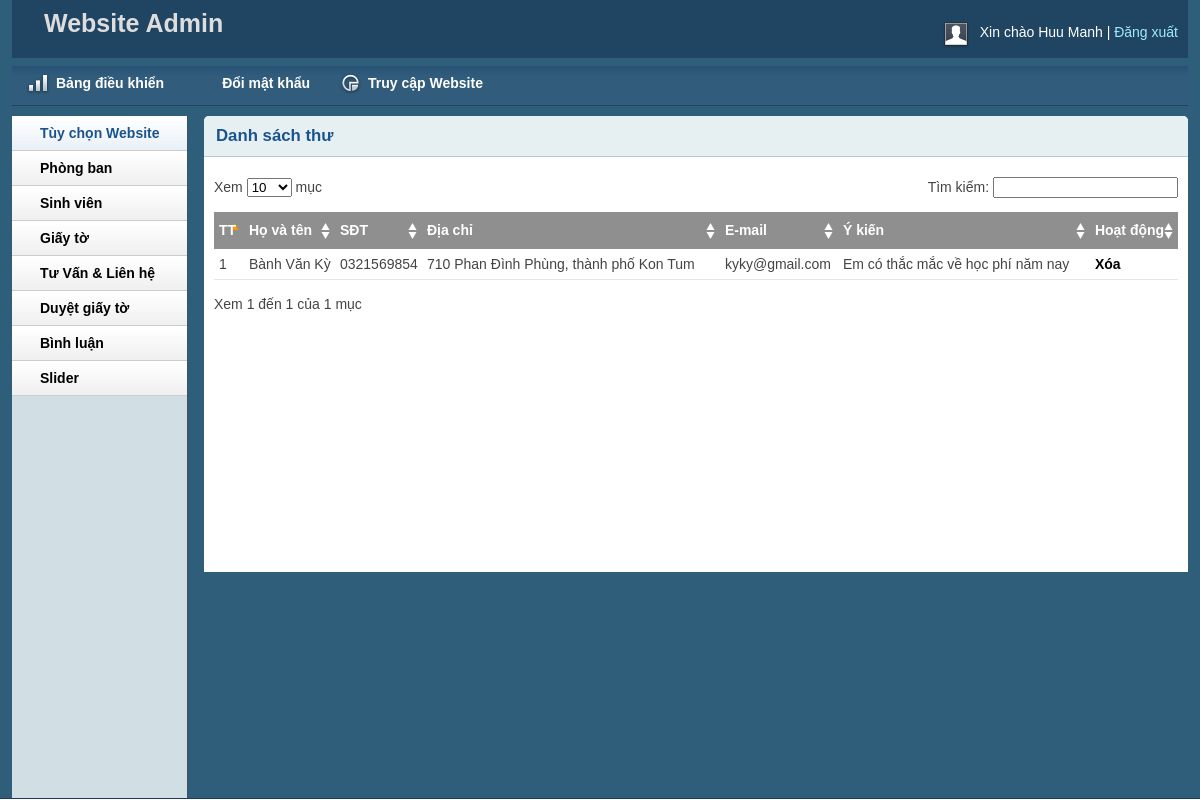
The page /admin/contactlist.php (signed in) on the database its author committed.
### tables this page shows
CREATE TABLE IF NOT EXISTS `tbl_contact` (
`ct_Id` int(11) NOT NULL,
  `ct_Name` varchar(255) NOT NULL,
  `ct_Phone` varchar(255) NOT NULL,
  `ct_Email` varchar(255) NOT NULL,
  `ct_Address` varchar(255) NOT NULL,
  `ct_Inbox` varchar(500) NOT NULL
);

### lib/database.php (called while the page is built, shortened)
<?php
Class Database{
   public $host   = DB_HOST;
   public $user   = DB_USER;
   public $pass   = DB_PASS;
   public $dbname = DB_NAME;
   public $link;
private function connectDB(){
   $this->link = new mysqli($this->host, $this->user, $this->pass,
    $this->dbname);
 }
public function select($query){
  $result = $this->link->query($query) or
   die($this->link->error.__LINE__);
  if($result->num_rows > 0){
    return $result;
  } else {
    return false;
  }
 }
}

### classes/contact.php (called while the page is built, shortened)
<?php
    $filepath = realpath(dirname(__FILE__));
    include_once ($filepath.'/../lib/database.php');
?>
<?php
class contact
{
    private $db;
    function __construct()
    {
            $this->db = new Database();
    }
        public function show_contact(){
            $query = "SELECT * FROM tbl_contact order by ct_Id desc";
            $result = $this->db->select($query);
            return $result;
        }
}
?>

### admin/contactlist.php (the view, shortened to what this page needs)
<?php include 'inc/header.php';?>
<?php include 'inc/sidebar.php';?>
<?php
    include ('../classes/contact.php');
?>
<div class="grid_10">
    <div class="box round first grid">
        <h2>Danh sách thư</h2>
        <div class="block">
            <table class="display datatable" id="example">
                    <thead id="thead">
                        <tr>
                            <th>TT</th>
                            <th>Họ và tên</th>
                            <th>SĐT</th>
                            <th>Địa chỉ</th>
                            <th>E-mail</th>
                            <th>Ý kiến</th>
                            <th>Hoạt động</th>
                        </tr>
                    </thead>
                    <tbody>
                    <?php
                        $i = 1;
                        $ct = new contact();
                        $get_contact = $ct->show_contact();
                        if($get_contact){
                            while($result = $get_contact->fetch_assoc()){
                    ?>
                        <tr class="odd gradeX limit">
                            <td ><?php echo $i ?></td>
                            <td ><?php echo $result['ct_Name'] ?></td>
                            <td ><?php echo $result['ct_Phone'] ?></td>
                            <td ><?php echo $result['ct_Address'] ?></td>
                            <td ><?php echo $result['ct_Email'] ?></td>
                            <td ><?php echo $result['ct_Inbox'] ?></td>
                            <td ><a onclick = "return confirm('Bạn có muốn xóa?')" href="?ct_Id=<?php echo $result['ct_Id'] ?>">Xóa</a></td>
                        </tr>
                        <?php
                        $i++;
                            }
                        }
                        ?>
                    </tbody>
                </table>
       </div>
    </div>
</div>
<?php include 'inc/footer.php';?>

### admin/css/text.css (style rules this page uses)
body { font: 13px/1.5 Tahoma, Helvetica, Arial, 'Liberation Sans', FreeSans, sans-serif; }
h2 { font-size: 23px; }
p, dl, hr, h1, h2, h3, h4, h5, h6, ol, ul, pre, table, address, fieldset { margin-bottom: 20px; }

### admin/css/grid.css (style rules this page uses)
.grid_1, .grid_2, .grid_3, .grid_4, .grid_5, .grid_6, .grid_7, .grid_8, .grid_9, .grid_10, .grid_11, .grid_12, .grid_13, .grid_14, .grid_15, .grid_16 { display: inline; float: left; margin-left: 1%; margin-right: 1%; }
.container_12 .grid_10 { width: 81.333%; }

### admin/css/layout.css (style rules this page uses)
body { background: #fff none repeat scroll 0 0; color: #444; font-size: 14px; padding: 0; }
a { color: #000; font-weight:bold; text-decoration: none; }
h1, h2, h3, h4, h5, h6 { line-height:1.2em; margin-bottom:.3em; }
h2 { margin-top:1em; }
.box { background:#fff; margin-bottom:20px; padding:10px 10px 10px 10px; margin-left:-8px; }
.box.grid { padding-bottom:40px; }
.box.round { -moz-border-radius: 5px 5px 0px 0px; -webkit-border-radius: 5px 5px 0px 0px; border-radius: 5px 5px 0px 0px; }
.box h2 { font-size:1.2em; font-weight:bold; color:#1B548D; background:#E6F0F3; margin:-10px -10px 0 -10px; padding:10px 12px; border-bottom:1px solid #B3CBD6; -moz-border-radius: 5px 5px 0px 0px; -webkit-border-radius: 5px 5px 0px 0px; border-radius: 5px 5px 0px 0px; }
.box.first { min-height: 406px; }
.block { padding-top:20px; }
.block { padding-bottom:1px; }
table.display { margin: 0 auto; clear: both; width: 100%; }
.sorting_asc { background: #8f8f8f url(../img/table/sort_asc.png) no-repeat center right; padding:8px 5px; text-align:left; color:#fff; }
.sorting { background:#8f8f8f url(../img/table/sort_both.png) no-repeat center right; padding:8px 5px; text-align:left; color:#fff; }
tr.odd { height: 30px; line-height: 30px; border-bottom:1px solid #e6e6e6; }
tr.odd td, tr.even td { padding-left:5px; }

### rows shown on the page
tbl_contact: ct_Name "Bành Văn Kỳ", ct_Phone "0321569854", ct_Address "710 Phan Đình Phùng, thành phố Kon Tum", ct_Email "kyky@gmail.com", ct_Inbox "Em có thắc mắc về học phí năm nay"

### other values the page prints
Session::get('adminName') "Huu Manh"
